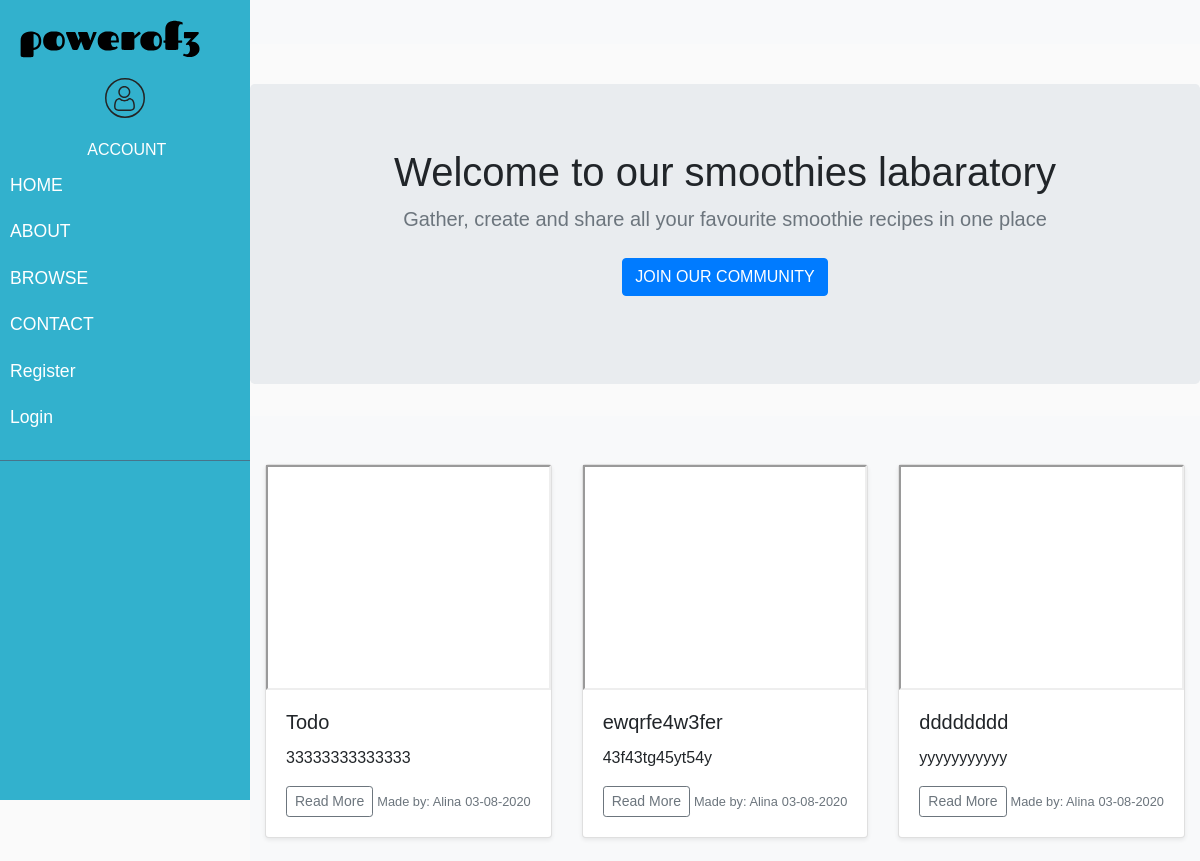
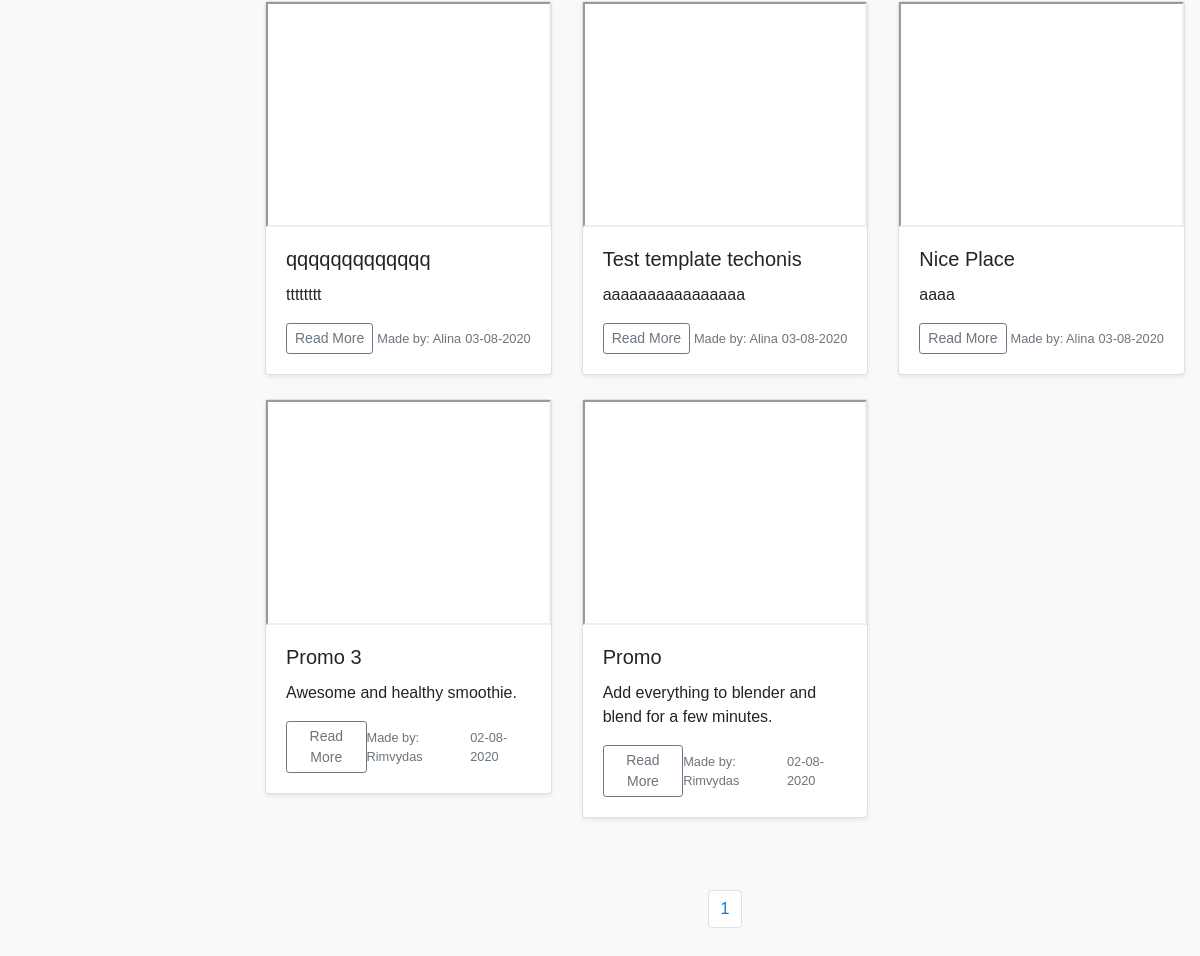
The app's page /all_recipes.html with its own data (2 pictures, top to bottom).
### po3/models.py (models this page shows, shortened)
class Recipe(db.Model):
    users = db.relationship(User)
    id = db.Column(db.Integer,primary_key=True)
    user_id = db.Column(db.Integer,db.ForeignKey('users.id'))
    date = db.Column(db.DateTime,nullable=False,default=datetime.today)
    title = db.Column(db.String(140),nullable=False)
    description = db.Column(db.Text,nullable=False)
    ingriedient1 = db.Column(db.String(16),nullable=False)
    ingriedient2 = db.Column(db.String(16),nullable=False)
    ingriedient3 = db.Column(db.String(16),nullable=False)
    smoothie_video = db.Column(db.String(128),nullable=False)

class User(db.Model,UserMixin):
    __tablename__ = 'users'
    id = db.Column(db.Integer,primary_key=True)
    email = db.Column(db.String(128),unique=True,index=True,nullable=False)
    username = db.Column(db.String(32),nullable=False,unique=True)
    password_hash = db.Column(db.String(128))
    first_name = db.Column(db.String(64),nullable=False)
    last_name = db.Column(db.String(64),nullable=False)
    profile_image = db.Column(db.String(128),default='default.svg')
    short_story = db.Column(db.Text(),default="This is my short story")
    recipes = db.relationship('Recipe',backref='chef',lazy=True)

### po3/core/views.py (the view)
@core.route('/all_recipes.html')
def all_recipes():
    page = request.args.get('page',1,type=int)
    recipe_cards = Recipe.query.order_by(Recipe.date.desc()).paginate(page=page,per_page=9)
    return render_template('all_recipes.html',recipe_cards=recipe_cards)

### po3/templates/all_recipes.html
{% extends 'base.html' %}
{% block content %}
<section class="jumbotron justify-content-center text-center">
    <div class="container">
      <h1>Welcome to our smoothies labaratory</h1>
      <p class="lead text-muted">Gather, create and share all your favourite smoothie recipes in one place</p>
      <p>
        <a href="{{url_for('users.register')}}" class="btn btn-primary my-2">JOIN OUR COMMUNITY</a>
      </p>
    </div>
  </section>
  <div class="album py-5 bg-light">
    <div class="container">
      <div class="row">
        {% for recipe in recipe_cards.items %}
        <div class="col-md-4">
          <div class="card mb-4 shadow-sm">
            <iframe width="100%" height="225" src="{{recipe.smoothie_video}}"></iframe>
            <div class="card-body">
              <h5 class="card-title">{{recipe.title}}</h5>
              <p class="card-text">{{recipe.description|truncate(50)}}</p>
              <div class="d-flex justify-content-between align-items-center">
                <div class="btn-group">
                  <button type="button" class="btn btn-sm btn-outline-secondary"><a href="{{url_for('recipe_cards.recipe_card',recipe_card_id=recipe.id)}}">Read More</a></button>
                </div>
                <small class="text-muted">Made by: <a href="{{url_for('users.user_recipes',username=recipe.chef.username)}}">{{recipe.chef.first_name}}</a></small>
                <small class="text-muted">{{recipe.date.strftime('%d-%m-%Y')}}</small>
              </div>
            </div>
          </div>
        </div>
        {% endfor %}
      </div>
    </div>
  </div>
  <section>
      <nav aria-label="Page navigation example" class="d-xl-flex justify-content-center pb-5">
        <ul class="pagination">
        {% for page_number in recipe_cards.iter_pages(left_edge=1, right_edge=1, left_current=1, right_current=2) %}
          {% if recipe_cards.page == page_number %}
          <li class="page-item">
            <a class="page-link" href="{{url_for('core.all_recipes', page=page_number)}}">{{page_number}}</a>
          </li>
          {% else %}
          <li class="page-item">
            <a class="page-link" href="{{url_for('core.all_recipes', page=page_number)}}">{{page_number}}</a>
          </li>
          {% endif %}
        {% endfor %}
        </ul>
      </nav>
  </section>
{% endblock %}

### po3/static/css/style.css (style rules this page uses)
:root { --mainBlack: #242424; --mainBlue: #32B1CD; --mainPink: #D14398; --mainWhite: #FAFAFA; --mainGrey: #3D4849; --mainFont: 'Roboto'; --secondFont: 'Ubuntu'; }
html { height: 100vh; }
body { font-family: 'Arial'; background: var(--mainWhite); }
a, a:hover, a:focus { color: inherit; text-decoration: none; transition: all 0.3s; }

### records on screen
Recipe: title "Todo", description "33333333333333", chef.first_name "Alina", date "03-08-2020"
Recipe: title "ewqrfe4w3fer", description "43f43tg45yt54y", chef.first_name "Alina", date "03-08-2020"
Recipe: title "dddddddd", description "yyyyyyyyyyy", chef.first_name "Alina", date "03-08-2020"
Recipe: title "qqqqqqqqqqqqq", description "tttttttt", chef.first_name "Alina", date "03-08-2020"
Recipe: title "Test template techonis", description "aaaaaaaaaaaaaaaa", chef.first_name "Alina", date "03-08-2020"
Recipe: title "Nice Place", description "aaaa", chef.first_name "Alina", date "03-08-2020"
Recipe: title "Promo 3", description "Awesome and healthy smoothie.", chef.first_name "Rimvydas", date "02-08-2020"
Recipe: title "Promo", description "Add everything to blender and blend for a few minutes.", chef.first_name "Rimvydas", date "02-08-2020"

### other values on screen
{{ page_number }} "1"
